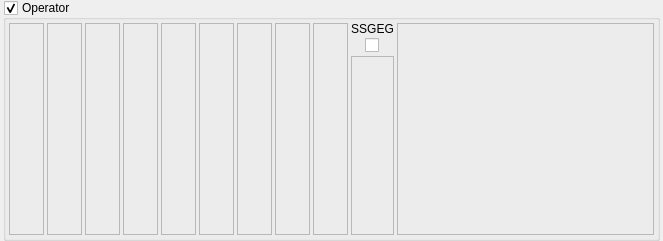
<?xml version="1.0" encoding="UTF-8"?>
<ui version="4.0">
 <class>FMOperatorTable</class>
 <widget class="QFrame" name="FMOperatorTable">
  <property name="geometry">
   <rect>
    <x>0</x>
    <y>0</y>
    <width>663</width>
    <height>241</height>
   </rect>
  </property>
  <property name="windowTitle">
   <string notr="true">Frame</string>
  </property>
  <property name="styleSheet">
   <string notr="true">FMOperatorTable {
	border: 0;
}</string>
  </property>
  <layout class="QGridLayout" name="gridLayout_2">
   <property name="leftMargin">
    <number>3</number>
   </property>
   <property name="topMargin">
    <number>0</number>
   </property>
   <property name="rightMargin">
    <number>3</number>
   </property>
   <property name="bottomMargin">
    <number>0</number>
   </property>
   <item row="0" column="0">
    <widget class="QGroupBox" name="groupBox">
     <property name="title">
      <string>Operator </string>
     </property>
     <property name="checkable">
      <bool>true</bool>
     </property>
     <layout class="QHBoxLayout" name="horizontalLayout" stretch="6,4">
      <property name="spacing">
       <number>3</number>
      </property>
      <property name="leftMargin">
       <number>3</number>
      </property>
      <property name="topMargin">
       <number>3</number>
      </property>
      <property name="rightMargin">
       <number>3</number>
      </property>
      <property name="bottomMargin">
       <number>3</number>
      </property>
      <item>
       <layout class="QHBoxLayout" name="horizontalLayout_2">
        <property name="topMargin">
         <number>0</number>
        </property>
        <property name="bottomMargin">
         <number>0</number>
        </property>
        <item>
         <widget class="LabeledVerticalSlider" name="arSlider">
          <property name="minimumSize">
           <size>
            <width>31</width>
            <height>0</height>
           </size>
          </property>
          <property name="frameShape">
           <enum>QFrame::StyledPanel</enum>
          </property>
          <property name="frameShadow">
           <enum>QFrame::Raised</enum>
          </property>
         </widget>
        </item>
        <item>
         <widget class="LabeledVerticalSlider" name="drSlider">
          <property name="minimumSize">
           <size>
            <width>31</width>
            <height>0</height>
           </size>
          </property>
          <property name="frameShape">
           <enum>QFrame::StyledPanel</enum>
          </property>
          <property name="frameShadow">
           <enum>QFrame::Raised</enum>
          </property>
         </widget>
        </item>
        <item>
         <widget class="LabeledVerticalSlider" name="srSlider">
          <property name="minimumSize">
           <size>
            <width>31</width>
            <height>0</height>
           </size>
          </property>
          <property name="frameShape">
           <enum>QFrame::StyledPanel</enum>
          </property>
          <property name="frameShadow">
           <enum>QFrame::Raised</enum>
          </property>
         </widget>
        </item>
        <item>
         <widget class="LabeledVerticalSlider" name="rrSlider">
          <property name="minimumSize">
           <size>
            <width>31</width>
            <height>0</height>
           </size>
          </property>
          <property name="frameShape">
           <enum>QFrame::StyledPanel</enum>
          </property>
          <property name="frameShadow">
           <enum>QFrame::Raised</enum>
          </property>
         </widget>
        </item>
        <item>
         <widget class="LabeledVerticalSlider" name="slSlider">
          <property name="minimumSize">
           <size>
            <width>31</width>
            <height>0</height>
           </size>
          </property>
          <property name="frameShape">
           <enum>QFrame::StyledPanel</enum>
          </property>
          <property name="frameShadow">
           <enum>QFrame::Raised</enum>
          </property>
         </widget>
        </item>
        <item>
         <widget class="LabeledVerticalSlider" name="tlSlider">
          <property name="minimumSize">
           <size>
            <width>31</width>
            <height>0</height>
           </size>
          </property>
          <property name="frameShape">
           <enum>QFrame::StyledPanel</enum>
          </property>
          <property name="frameShadow">
           <enum>QFrame::Raised</enum>
          </property>
         </widget>
        </item>
        <item>
         <widget class="LabeledVerticalSlider" name="ksSlider">
          <property name="minimumSize">
           <size>
            <width>31</width>
            <height>0</height>
           </size>
          </property>
          <property name="frameShape">
           <enum>QFrame::StyledPanel</enum>
          </property>
          <property name="frameShadow">
           <enum>QFrame::Raised</enum>
          </property>
         </widget>
        </item>
        <item>
         <widget class="LabeledVerticalSlider" name="mlSlider">
          <property name="minimumSize">
           <size>
            <width>31</width>
            <height>0</height>
           </size>
          </property>
          <property name="frameShape">
           <enum>QFrame::StyledPanel</enum>
          </property>
          <property name="frameShadow">
           <enum>QFrame::Raised</enum>
          </property>
         </widget>
        </item>
        <item>
         <widget class="LabeledVerticalSlider" name="dtSlider">
          <property name="minimumSize">
           <size>
            <width>31</width>
            <height>0</height>
           </size>
          </property>
          <property name="frameShape">
           <enum>QFrame::StyledPanel</enum>
          </property>
          <property name="frameShadow">
           <enum>QFrame::Raised</enum>
          </property>
         </widget>
        </item>
        <item>
         <layout class="QVBoxLayout" name="verticalLayout">
          <property name="spacing">
           <number>3</number>
          </property>
          <property name="topMargin">
           <number>0</number>
          </property>
          <item>
           <widget class="QLabel" name="ssgegLabel">
            <property name="minimumSize">
             <size>
              <width>0</width>
              <height>12</height>
             </size>
            </property>
            <property name="maximumSize">
             <size>
              <width>16777215</width>
              <height>12</height>
             </size>
            </property>
            <property name="text">
             <string>SSGEG</string>
            </property>
            <property name="alignment">
             <set>Qt::AlignCenter</set>
            </property>
           </widget>
          </item>
          <item alignment="Qt::AlignHCenter">
           <widget class="QCheckBox" name="ssgegCheckBox">
            <property name="text">
             <string/>
            </property>
           </widget>
          </item>
          <item>
           <widget class="LabeledVerticalSlider" name="ssgegSlider">
            <property name="minimumSize">
             <size>
              <width>0</width>
              <height>70</height>
             </size>
            </property>
            <property name="frameShape">
             <enum>QFrame::StyledPanel</enum>
            </property>
            <property name="frameShadow">
             <enum>QFrame::Raised</enum>
            </property>
           </widget>
          </item>
         </layout>
        </item>
       </layout>
      </item>
      <item>
       <widget class="QFrame" name="envFrame">
        <property name="minimumSize">
         <size>
          <width>100</width>
          <height>0</height>
         </size>
        </property>
        <property name="frameShape">
         <enum>QFrame::StyledPanel</enum>
        </property>
        <property name="frameShadow">
         <enum>QFrame::Sunken</enum>
        </property>
        <property name="lineWidth">
         <number>1</number>
        </property>
       </widget>
      </item>
     </layout>
    </widget>
   </item>
  </layout>
 </widget>
 <customwidgets>
  <customwidget>
   <class>LabeledVerticalSlider</class>
   <extends>QFrame</extends>
   <header>gui/labeled_vertical_slider.hpp</header>
   <container>1</container>
  </customwidget>
 </customwidgets>
 <resources/>
 <connections/>
</ui>
